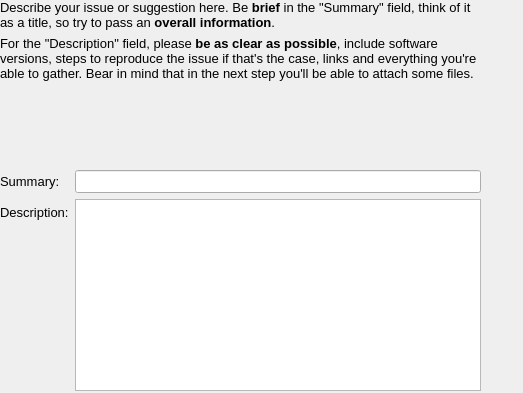
<?xml version="1.0" encoding="UTF-8"?>
<ui version="4.0">
 <class>bugWidget</class>
 <widget class="QWidget" name="bugWidget">
  <property name="geometry">
   <rect>
    <x>0</x>
    <y>0</y>
    <width>523</width>
    <height>393</height>
   </rect>
  </property>
  <property name="font">
   <font>
    <pointsize>6</pointsize>
   </font>
  </property>
  <property name="windowTitle">
   <string>Information</string>
  </property>
  <property name="styleSheet">
   <string notr="true"/>
  </property>
  <widget class="QLabel" name="pixKaptanLogo">
   <property name="geometry">
    <rect>
     <x>610</x>
     <y>4</y>
     <width>16</width>
     <height>16</height>
    </rect>
   </property>
   <property name="frameShadow">
    <enum>QFrame::Raised</enum>
   </property>
   <property name="text">
    <string/>
   </property>
   <property name="wordWrap">
    <bool>true</bool>
   </property>
  </widget>
  <widget class="QWidget" name="horizontalLayoutWidget">
   <property name="geometry">
    <rect>
     <x>0</x>
     <y>0</y>
     <width>521</width>
     <height>391</height>
    </rect>
   </property>
   <layout class="QHBoxLayout" name="horizontalLayout">
    <item>
     <layout class="QVBoxLayout" name="verticalLayout">
      <item>
       <widget class="QLabel" name="label_3">
        <property name="font">
         <font>
          <pointsize>10</pointsize>
         </font>
        </property>
        <property name="text">
         <string>&lt;!DOCTYPE HTML PUBLIC &quot;-//W3C//DTD HTML 4.0//EN&quot; &quot;http://www.w3.org/TR/REC-html40/strict.dtd&quot;&gt;
&lt;html&gt;&lt;head&gt;&lt;meta name=&quot;qrichtext&quot; content=&quot;1&quot; /&gt;&lt;style type=&quot;text/css&quot;&gt;
p, li { white-space: pre-wrap; }
&lt;/style&gt;&lt;/head&gt;&lt;body style=&quot; font-family:'DejaVu Sans'; font-size:10pt; font-weight:400; font-style:normal;&quot;&gt;
&lt;p style=&quot; margin-top:0px; margin-bottom:0px; margin-left:0px; margin-right:0px; -qt-block-indent:0; text-indent:0px;&quot;&gt;Describe your issue or suggestion here. Be &lt;span style=&quot; font-weight:600;&quot;&gt;brief&lt;/span&gt; in the &quot;Summary&quot; field, think of it as a title, so try to pass an &lt;span style=&quot; font-weight:600;&quot;&gt;overall information&lt;/span&gt;.&lt;/p&gt;&lt;/body&gt;&lt;/html&gt;</string>
        </property>
        <property name="wordWrap">
         <bool>true</bool>
        </property>
       </widget>
      </item>
      <item>
       <widget class="QLabel" name="label_4">
        <property name="font">
         <font>
          <pointsize>10</pointsize>
         </font>
        </property>
        <property name="text">
         <string>&lt;!DOCTYPE HTML PUBLIC &quot;-//W3C//DTD HTML 4.0//EN&quot; &quot;http://www.w3.org/TR/REC-html40/strict.dtd&quot;&gt;
&lt;html&gt;&lt;head&gt;&lt;meta name=&quot;qrichtext&quot; content=&quot;1&quot; /&gt;&lt;style type=&quot;text/css&quot;&gt;
p, li { white-space: pre-wrap; }
&lt;/style&gt;&lt;/head&gt;&lt;body style=&quot; font-family:'DejaVu Sans'; font-size:10pt; font-weight:400; font-style:normal;&quot;&gt;
&lt;p style=&quot; margin-top:0px; margin-bottom:0px; margin-left:0px; margin-right:0px; -qt-block-indent:0; text-indent:0px;&quot;&gt;For the &quot;Description&quot; field, please &lt;span style=&quot; font-weight:600;&quot;&gt;be as clear as possible&lt;/span&gt;, include software versions, steps to reproduce the issue if that's the case, links and everything you're able to gather. Bear in mind that in the next step you'll be able to attach some files.&lt;/p&gt;&lt;/body&gt;&lt;/html&gt;</string>
        </property>
        <property name="wordWrap">
         <bool>true</bool>
        </property>
       </widget>
      </item>
      <item>
       <spacer name="verticalSpacer">
        <property name="orientation">
         <enum>Qt::Vertical</enum>
        </property>
        <property name="sizeHint" stdset="0">
         <size>
          <width>20</width>
          <height>40</height>
         </size>
        </property>
       </spacer>
      </item>
      <item>
       <layout class="QFormLayout" name="formLayout">
        <item row="0" column="0">
         <widget class="QLabel" name="label">
          <property name="font">
           <font>
            <pointsize>10</pointsize>
           </font>
          </property>
          <property name="text">
           <string>Summary:</string>
          </property>
          <property name="scaledContents">
           <bool>false</bool>
          </property>
         </widget>
        </item>
        <item row="0" column="1">
         <widget class="QLineEdit" name="summary">
          <property name="font">
           <font>
            <pointsize>10</pointsize>
           </font>
          </property>
         </widget>
        </item>
        <item row="1" column="0">
         <widget class="QLabel" name="label_2">
          <property name="font">
           <font>
            <pointsize>10</pointsize>
           </font>
          </property>
          <property name="text">
           <string>Description:</string>
          </property>
         </widget>
        </item>
        <item row="1" column="1">
         <widget class="QPlainTextEdit" name="description">
          <property name="font">
           <font>
            <pointsize>10</pointsize>
           </font>
          </property>
         </widget>
        </item>
       </layout>
      </item>
     </layout>
    </item>
    <item>
     <spacer name="horizontalSpacer">
      <property name="orientation">
       <enum>Qt::Horizontal</enum>
      </property>
      <property name="sizeType">
       <enum>QSizePolicy::Preferred</enum>
      </property>
      <property name="sizeHint" stdset="0">
       <size>
        <width>40</width>
        <height>20</height>
       </size>
      </property>
     </spacer>
    </item>
   </layout>
  </widget>
 </widget>
 <resources/>
 <connections/>
</ui>
